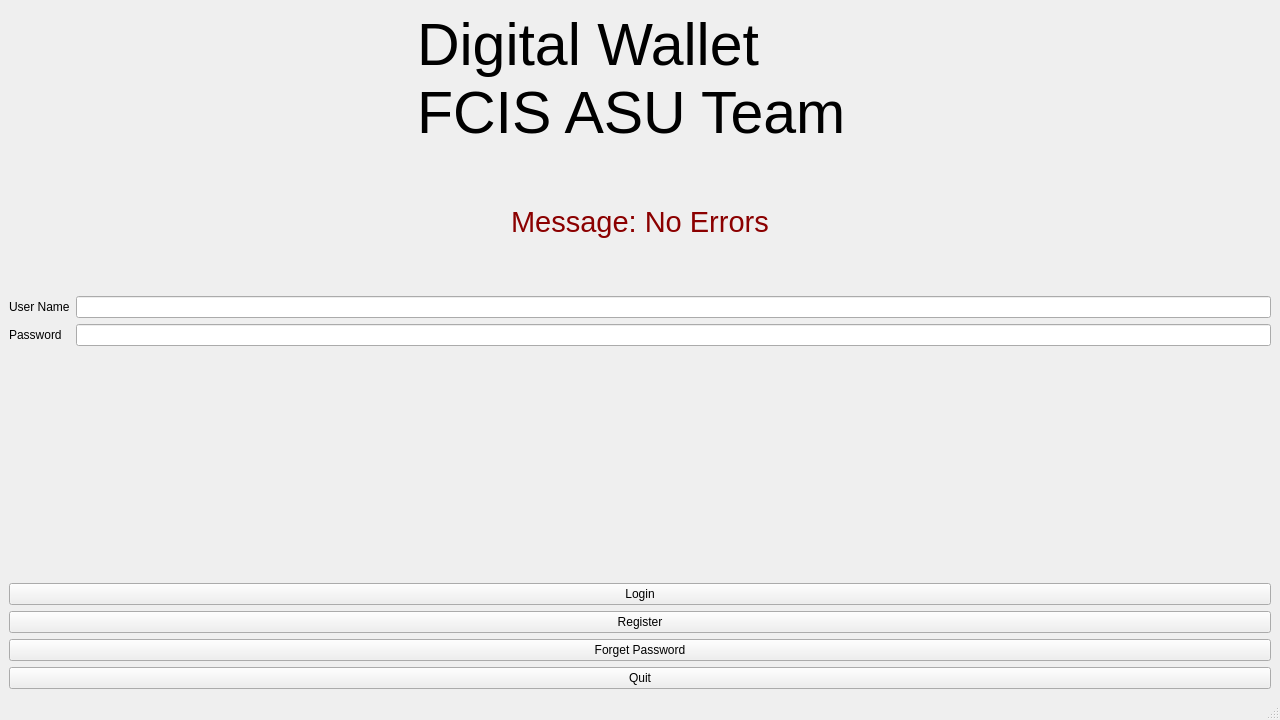
<?xml version="1.0" encoding="UTF-8"?>
<ui version="4.0">
 <class>MainWindow</class>
 <widget class="QMainWindow" name="MainWindow">
  <property name="geometry">
   <rect>
    <x>0</x>
    <y>0</y>
    <width>1280</width>
    <height>720</height>
   </rect>
  </property>
  <property name="windowTitle">
   <string>MainWindow</string>
  </property>
  <widget class="QWidget" name="centralwidget">
   <property name="sizePolicy">
    <sizepolicy hsizetype="Minimum" vsizetype="Minimum">
     <horstretch>0</horstretch>
     <verstretch>0</verstretch>
    </sizepolicy>
   </property>
   <layout class="QVBoxLayout" name="verticalLayout_3">
    <item>
     <layout class="QVBoxLayout" name="verticalLayout_2">
      <item alignment="Qt::AlignHCenter">
       <widget class="QLabel" name="label">
        <property name="font">
         <font>
          <pointsize>44</pointsize>
         </font>
        </property>
        <property name="styleSheet">
         <string notr="true"/>
        </property>
        <property name="text">
         <string>Digital Wallet
FCIS ASU Team </string>
        </property>
       </widget>
      </item>
      <item alignment="Qt::AlignHCenter">
       <widget class="QLabel" name="label_5">
        <property name="sizePolicy">
         <sizepolicy hsizetype="Minimum" vsizetype="Minimum">
          <horstretch>0</horstretch>
          <verstretch>0</verstretch>
         </sizepolicy>
        </property>
        <property name="minimumSize">
         <size>
          <width>56</width>
          <height>136</height>
         </size>
        </property>
        <property name="font">
         <font>
          <pointsize>22</pointsize>
         </font>
        </property>
        <property name="styleSheet">
         <string notr="true">color: darkred</string>
        </property>
        <property name="text">
         <string>Message: No Errors</string>
        </property>
       </widget>
      </item>
     </layout>
    </item>
    <item>
     <layout class="QFormLayout" name="formLayout">
      <item row="0" column="0">
       <widget class="QLabel" name="label_2">
        <property name="text">
         <string>User Name</string>
        </property>
       </widget>
      </item>
      <item row="0" column="1">
       <widget class="QLineEdit" name="lineEdit"/>
      </item>
      <item row="1" column="0">
       <widget class="QLabel" name="label_3">
        <property name="text">
         <string>Password</string>
        </property>
       </widget>
      </item>
      <item row="1" column="1">
       <widget class="QLineEdit" name="lineEdit_2"/>
      </item>
     </layout>
    </item>
    <item>
     <layout class="QVBoxLayout" name="verticalLayout">
      <item>
       <widget class="QPushButton" name="pushButton">
        <property name="text">
         <string>Login</string>
        </property>
       </widget>
      </item>
      <item>
       <widget class="QPushButton" name="pushButton_2">
        <property name="text">
         <string>Register</string>
        </property>
       </widget>
      </item>
      <item>
       <widget class="QPushButton" name="pushButton_3">
        <property name="text">
         <string>Forget Password</string>
        </property>
       </widget>
      </item>
      <item>
       <widget class="QPushButton" name="pushButton_4">
        <property name="text">
         <string>Quit</string>
        </property>
       </widget>
      </item>
     </layout>
    </item>
   </layout>
  </widget>
  <widget class="QMenuBar" name="menubar">
   <property name="geometry">
    <rect>
     <x>0</x>
     <y>0</y>
     <width>1280</width>
     <height>24</height>
    </rect>
   </property>
  </widget>
  <widget class="QStatusBar" name="statusbar"/>
 </widget>
 <resources/>
 <connections/>
</ui>
